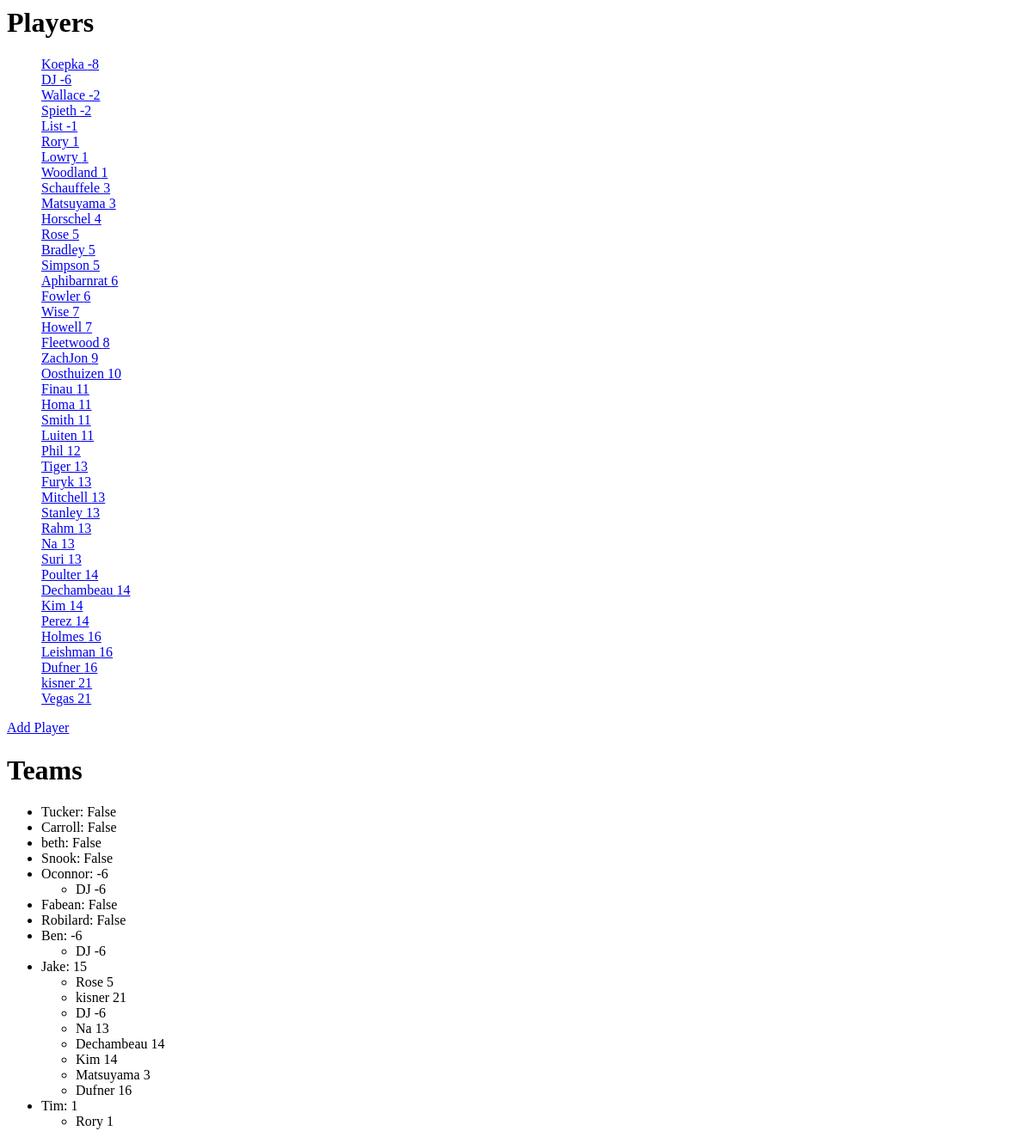
Before: /golf/ with the older database file.
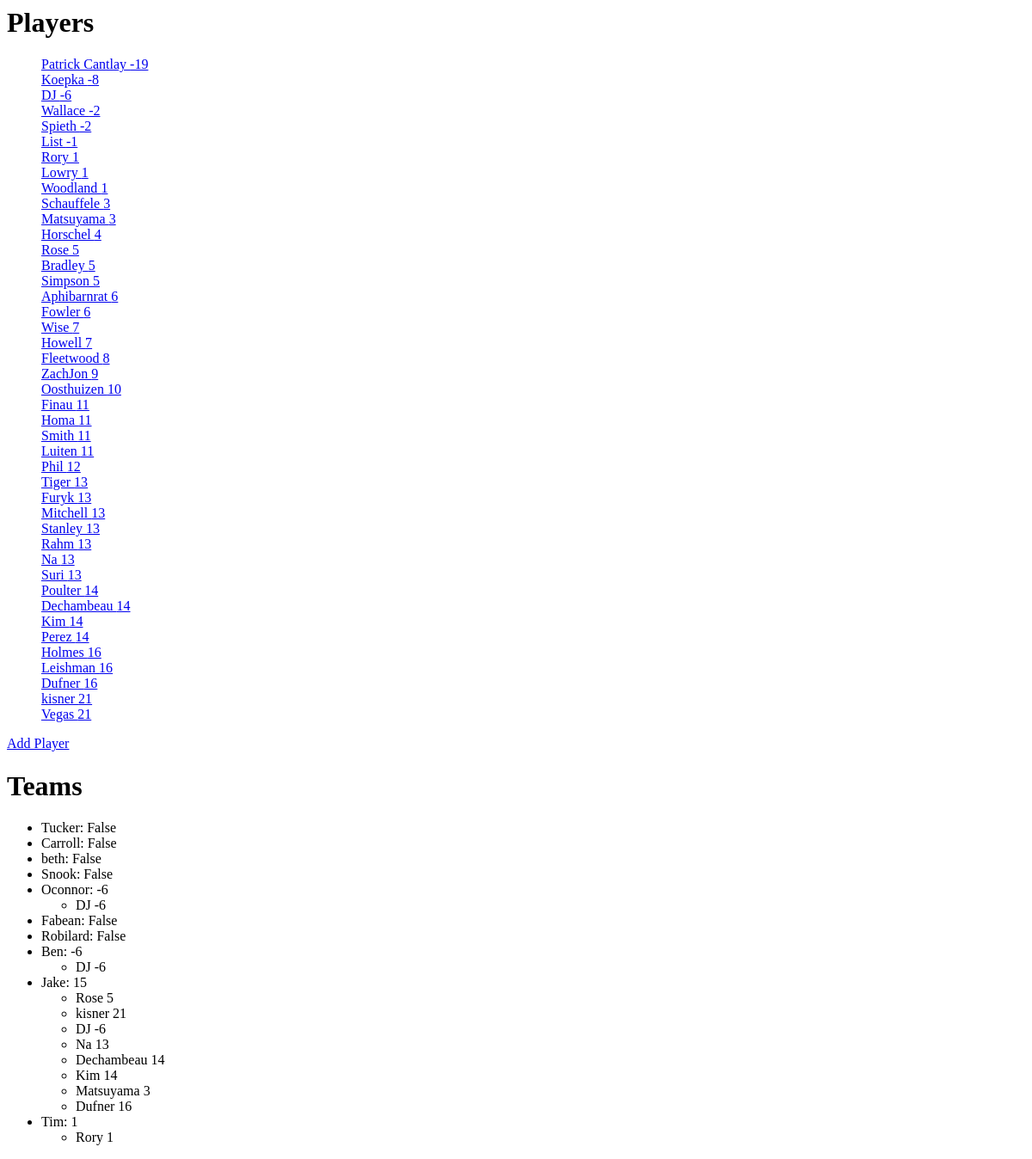
After: the same page with the newer database file.
### golf/models.py (models this page shows, shortened)
class Players(models.Model):
  player_name = models.CharField(max_length=200)
  score = models.IntegerField(null=True)

class Team(models.Model):
  league = models.ForeignKey(League, on_delete=models.CASCADE)
  players = models.ManyToManyField(Players)
  team_name = models.CharField(max_length=200)
  def get_score(self):
    scores = []
    for player in self.players.all():
      if isinstance(player.score, int):
        scores.append(player.score)
    def aggregate_of_top_four_scores(array):
      total_score = 0
      for score in array:
        total_score += score
      return total_score
    if len(scores):
      scores.sort()
      return aggregate_of_top_four_scores(scores[:4])
    else:
      return False

### golf/views.py (the view)
# urls.py: path('', views.IndexView.as_view(), name="index"),
class IndexView(generic.TemplateView):
  template_name = 'golf/index.html'
  def get_context_data(self):
    context = super(IndexView, self).get_context_data()
    context['Players'] = Players.objects.all().order_by('score')
    context['Team'] = Team.objects.all()
    return context

### golf/templates/golf/index.html
{% if Players %}
  <h1>Players</h1>
  <ul style="list-style-type:none;">
    {% for player in Players %}
      <li><a href="{% url 'golf:player' player.id %}">{{player.player_name}} {{player.score}}</a></li>
    {% endfor %}
  </ul>
  <a href="{% url 'golf:add_player' %}">Add Player</a>
{% else %}
  <p>no players avilable</p>
{% endif %}
{% if Team %}
  <h1>Teams</h1>
  <ul>
    {%for team in Team%}
    <li>
      <span>{{team.team_name}}: {{team.get_score}}</span>
      <ul>
        {% for player in team.players.all %}
          <li><span>{{player.player_name}} </span><span>{{player.score}}</span></li>
        {% endfor %}
      </ul>
    </li>
    {% endfor %}
  </ul>
{% endif %}

Changed rows visible on the page:
added Players: player_name "Patrick Cantlay", score "-19", shown under "Players"
